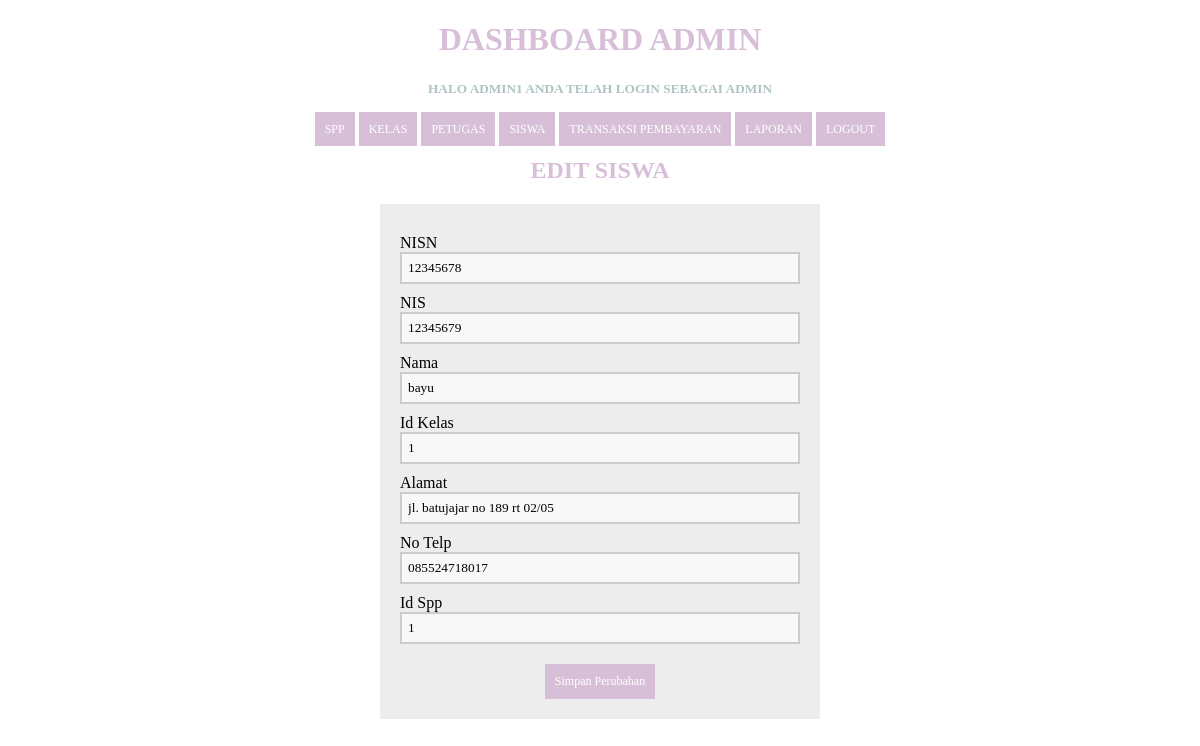
/edit_siswa.php?id=12345678 (signed in), run on the app's committed database.
### tables this page shows
CREATE TABLE `siswa` (
  `nisn` varchar(11) NOT NULL,
  `nis` varchar(11) NOT NULL,
  `nama` varchar(35) NOT NULL,
  `id_kelas` int(11) NOT NULL,
  `alamat` text NOT NULL,
  `no_telp` varchar(13) NOT NULL,
  `id_spp` int(11) NOT NULL
);

### edit_siswa.php (the view, shortened to what this page needs)
<?php
include 'koneksi.php';
  if (isset($_GET['id'])) {
    $id = ($_GET["id"]);
    $query = "SELECT * FROM siswa WHERE nisn='$id'";
    $result = mysqli_query($koneksi, $query);
    $data = mysqli_fetch_assoc($result);
  } else {
    echo "<script>alert('Masukkan data id.');window.location='siswa.php';</script>";
  }
  ?>
<!DOCTYPE html>
<html>
  <head>
  </head>
<body>
  <?php
  include ('header.php');
?>
      <center>
        <h2>Edit Siswa</h2>
      <center>
      <form method="POST" action="proses_editsiswa.php" enctype="multipart/form-data" >
      <section class="base">
        <div>
         <label>NISN</label>
        <input name="nisn" value="<?php echo $data['nisn']; ?>" required=""/>
        </div>
        <div>
           <label>NIS</label>
        <input name="nis" value="<?php echo $data['nis']; ?>" required=""/>
        </div>
        <div>
           <label>Nama</label>
        <input name="nama" value="<?php echo $data['nama']; ?>"/>
        </div>
       <div>
         <label>Id Kelas</label>
         <input name="id_kelas" value="<?php echo $data['id_kelas']; ?>"/>
      </div>
        <div>
           <label>Alamat</label>
        <input name="alamat" value="<?php echo $data['alamat']; ?>"/>
      </div>
        <div>
           <label>No Telp</label>
        <input name="no_telp" value="<?php echo $data['no_telp']; ?>"/>
      </div>
        <div>
         <label>Id Spp</label>
          <input name="id_spp" value="<?php echo $data['id_spp']; ?>"/>
      </div>
        <div>
         <button type="submit">Simpan Perubahan</button>
        </div>
        </section>
      </form>
</body>
</html>

### edit_siswa.php (style rules this page uses)
* { font-family: "Trebuchet MS"; }
h2 { text-transform: uppercase; color: thistle; }
button { background-color: thistle; color: #fff; padding: 10px; text-decoration: none; font-size: 12px; border: 0px; margin-top: 20px; }
label { margin-top: 10px; float: left; text-align: left; width: 100%; }
input { padding: 6px; width: 100%; box-sizing: border-box; background: #f8f8f8; border: 2px solid #ccc; outline-color: salmon; }
div { width: 100%; height: auto; }
.base { width: 400px; height: auto; padding: 20px; margin-left: auto; margin-right: auto; background: #ededed; }

### header.php (style rules this page uses)
* { font-family: "Trebuchet MS"; }

### data on the page
siswa: nisn "12345678", nis "12345679", nama "bayu", id_kelas "1", alamat "jl. batujajar no 189 rt 02/05", no_telp "085524718017", id_spp "1"

### other printed values
$_SESSION['username'] "ADMIN1"
$_SESSION['level'] "ADMIN"
